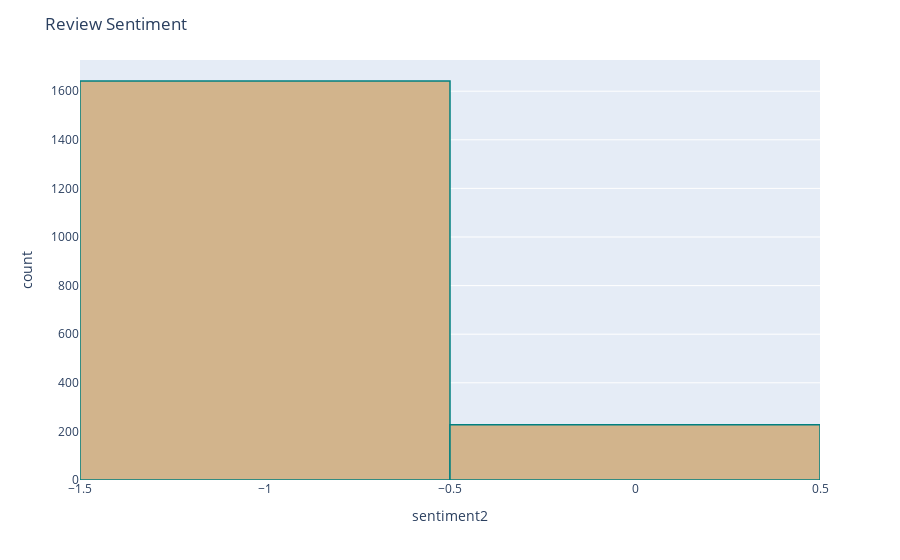

Notebook code cell kept with this figure:
### Markdown cell above
#### Lets view the distribution of ratings again

### Code cell
users['sentiment2'] = users['sentiment'].replace({-1 : 'negative'})
users['sentiment2'] = users['sentiment'].replace({0 : 'neutral'})
users['sentiment2'] = users['sentiment'].replace({1 : 'positive'})
fig = px.histogram(users, x="sentiment2")
fig.update_traces(marker_color="tan",marker_line_color='teal',
                  marker_line_width=1.5)
fig.update_layout(title_text='Review Sentiment')
fig.show()

### Figure 1 — Plotly figure (JSON) as saved in the notebook; plotly's stock layout.template omitted (floating-point values rounded to 4 significant figures; data arrays with more than 128 entries replaced by an {"elided": "..."} marker saying what was removed)
{"data": [{"alignmentgroup": "True", "bingroup": "x", "hovertemplate": "sentiment2=%{x}<br>count=%{y}<extra></extra>", "legendgroup": "", "marker": {"color": "tan", "line": {"color": "teal", "width": 1.5}, "pattern": {"shape": ""}}, "name": "", "offsetgroup": "", "orientation": "v", "showlegend": false, "type": "histogram", "x": {"elided": "2999 mixed values"}, "xaxis": "x", "yaxis": "y"}], "layout": {"barmode": "relative", "legend": {"tracegroupgap": 0}, "margin": {"t": 60}, "title": {"text": "Review Sentiment"}, "xaxis": {"anchor": "y", "domain": [0, 1], "title": {"text": "sentiment2"}}, "yaxis": {"anchor": "x", "domain": [0, 1], "title": {"text": "count"}}}}
